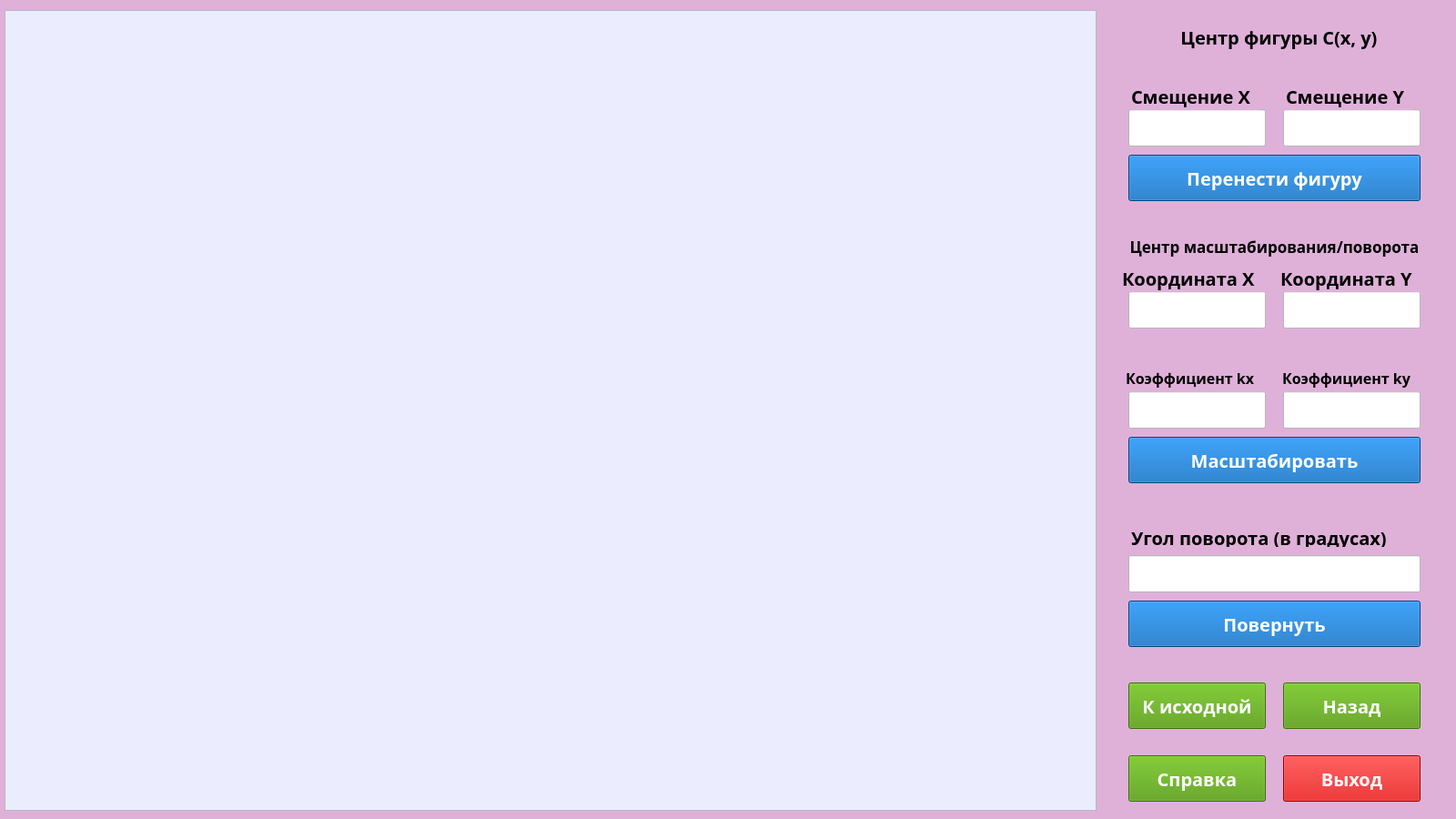
<?xml version="1.0" encoding="UTF-8"?>
<ui version="4.0">
 <class>MainWindow</class>
 <widget class="QMainWindow" name="MainWindow">
  <property name="geometry">
   <rect>
    <x>0</x>
    <y>0</y>
    <width>1600</width>
    <height>900</height>
   </rect>
  </property>
  <property name="windowTitle">
   <string>Преобразования фигуры</string>
  </property>
  <property name="styleSheet">
   <string notr="true">background-color: rgb(223, 177, 217);</string>
  </property>
  <widget class="QWidget" name="centralwidget">
   <property name="minimumSize">
    <size>
     <width>1600</width>
     <height>900</height>
    </size>
   </property>
   <property name="styleSheet">
    <string notr="true"/>
   </property>
   <widget class="QGraphicsView" name="canvas">
    <property name="geometry">
     <rect>
      <x>5</x>
      <y>11</y>
      <width>1200</width>
      <height>880</height>
     </rect>
    </property>
    <property name="styleSheet">
     <string notr="true">background-color: rgb(235, 237, 255);</string>
    </property>
    <property name="midLineWidth">
     <number>4</number>
    </property>
   </widget>
   <widget class="QPushButton" name="info_btn">
    <property name="geometry">
     <rect>
      <x>1240</x>
      <y>830</y>
      <width>151</width>
      <height>51</height>
     </rect>
    </property>
    <property name="font">
     <font>
      <family>KacstTitle</family>
      <pointsize>15</pointsize>
      <weight>75</weight>
      <bold>true</bold>
     </font>
    </property>
    <property name="styleSheet">
     <string notr="true">background-color: rgb(78, 154, 6);
color: rgb(255, 255, 255);</string>
    </property>
    <property name="text">
     <string>Справка</string>
    </property>
   </widget>
   <widget class="QPushButton" name="exit_btn">
    <property name="geometry">
     <rect>
      <x>1410</x>
      <y>830</y>
      <width>151</width>
      <height>51</height>
     </rect>
    </property>
    <property name="font">
     <font>
      <family>KacstTitle</family>
      <pointsize>15</pointsize>
      <weight>75</weight>
      <bold>true</bold>
     </font>
    </property>
    <property name="styleSheet">
     <string notr="true">background-color: rgb(205, 0, 0);
color: rgb(255, 255, 255);</string>
    </property>
    <property name="text">
     <string>Выход</string>
    </property>
   </widget>
   <widget class="QLineEdit" name="entry_dx">
    <property name="geometry">
     <rect>
      <x>1240</x>
      <y>120</y>
      <width>151</width>
      <height>41</height>
     </rect>
    </property>
    <property name="styleSheet">
     <string notr="true">background-color: rgb(255, 255, 255);</string>
    </property>
   </widget>
   <widget class="QLineEdit" name="entry_dy">
    <property name="geometry">
     <rect>
      <x>1410</x>
      <y>120</y>
      <width>151</width>
      <height>41</height>
     </rect>
    </property>
    <property name="styleSheet">
     <string notr="true">background-color: rgb(255, 255, 255);</string>
    </property>
   </widget>
   <widget class="QLineEdit" name="entry_cx">
    <property name="geometry">
     <rect>
      <x>1240</x>
      <y>320</y>
      <width>151</width>
      <height>41</height>
     </rect>
    </property>
    <property name="styleSheet">
     <string notr="true">background-color: rgb(255, 255, 255);</string>
    </property>
   </widget>
   <widget class="QLineEdit" name="entry_cy">
    <property name="geometry">
     <rect>
      <x>1410</x>
      <y>320</y>
      <width>151</width>
      <height>41</height>
     </rect>
    </property>
    <property name="styleSheet">
     <string notr="true">background-color: rgb(255, 255, 255);</string>
    </property>
   </widget>
   <widget class="QLineEdit" name="entry_kx">
    <property name="geometry">
     <rect>
      <x>1240</x>
      <y>430</y>
      <width>151</width>
      <height>41</height>
     </rect>
    </property>
    <property name="styleSheet">
     <string notr="true">background-color: rgb(255, 255, 255);</string>
    </property>
   </widget>
   <widget class="QLineEdit" name="entry_ky">
    <property name="geometry">
     <rect>
      <x>1410</x>
      <y>430</y>
      <width>151</width>
      <height>41</height>
     </rect>
    </property>
    <property name="styleSheet">
     <string notr="true">background-color: rgb(255, 255, 255);</string>
    </property>
   </widget>
   <widget class="QLineEdit" name="entry_angle">
    <property name="geometry">
     <rect>
      <x>1240</x>
      <y>610</y>
      <width>321</width>
      <height>41</height>
     </rect>
    </property>
    <property name="styleSheet">
     <string notr="true">background-color: rgb(255, 255, 255);</string>
    </property>
   </widget>
   <widget class="QPushButton" name="back_btn">
    <property name="geometry">
     <rect>
      <x>1410</x>
      <y>750</y>
      <width>151</width>
      <height>51</height>
     </rect>
    </property>
    <property name="font">
     <font>
      <family>KacstTitle</family>
      <pointsize>15</pointsize>
      <weight>75</weight>
      <bold>true</bold>
     </font>
    </property>
    <property name="styleSheet">
     <string notr="true">background-color: rgb(78, 154, 6);
color: rgb(255, 255, 255);</string>
    </property>
    <property name="text">
     <string>Назад</string>
    </property>
   </widget>
   <widget class="QPushButton" name="origin_btn">
    <property name="geometry">
     <rect>
      <x>1240</x>
      <y>750</y>
      <width>151</width>
      <height>51</height>
     </rect>
    </property>
    <property name="font">
     <font>
      <family>KacstTitle</family>
      <pointsize>15</pointsize>
      <weight>75</weight>
      <bold>true</bold>
     </font>
    </property>
    <property name="styleSheet">
     <string notr="true">background-color: rgb(78, 154, 6);
color: rgb(255, 255, 255);</string>
    </property>
    <property name="text">
     <string>К исходной</string>
    </property>
   </widget>
   <widget class="QPushButton" name="scale_btn">
    <property name="geometry">
     <rect>
      <x>1240</x>
      <y>480</y>
      <width>321</width>
      <height>51</height>
     </rect>
    </property>
    <property name="font">
     <font>
      <family>KacstTitle</family>
      <pointsize>15</pointsize>
      <weight>75</weight>
      <bold>true</bold>
     </font>
    </property>
    <property name="styleSheet">
     <string notr="true">color: rgb(255, 255, 255);
background-color: rgb(0, 95, 180);</string>
    </property>
    <property name="text">
     <string>Масштабировать</string>
    </property>
   </widget>
   <widget class="QPushButton" name="move_btn">
    <property name="geometry">
     <rect>
      <x>1240</x>
      <y>170</y>
      <width>321</width>
      <height>51</height>
     </rect>
    </property>
    <property name="font">
     <font>
      <family>KacstTitle</family>
      <pointsize>15</pointsize>
      <weight>75</weight>
      <bold>true</bold>
     </font>
    </property>
    <property name="styleSheet">
     <string notr="true">color: rgb(255, 255, 255);
background-color: rgb(0, 95, 180);</string>
    </property>
    <property name="text">
     <string>Перенести фигуру</string>
    </property>
   </widget>
   <widget class="QPushButton" name="rotate_btn">
    <property name="geometry">
     <rect>
      <x>1240</x>
      <y>660</y>
      <width>321</width>
      <height>51</height>
     </rect>
    </property>
    <property name="font">
     <font>
      <family>KacstTitle</family>
      <pointsize>15</pointsize>
      <weight>75</weight>
      <bold>true</bold>
     </font>
    </property>
    <property name="styleSheet">
     <string notr="true">color: rgb(255, 255, 255);
background-color: rgb(0, 95, 180);</string>
    </property>
    <property name="text">
     <string>Повернуть</string>
    </property>
   </widget>
   <widget class="QLabel" name="label_dx">
    <property name="geometry">
     <rect>
      <x>1243</x>
      <y>90</y>
      <width>141</width>
      <height>31</height>
     </rect>
    </property>
    <property name="font">
     <font>
      <family>KacstTitle</family>
      <pointsize>15</pointsize>
      <weight>75</weight>
      <bold>true</bold>
     </font>
    </property>
    <property name="text">
     <string>Смещение Х</string>
    </property>
   </widget>
   <widget class="QLabel" name="label_dy">
    <property name="geometry">
     <rect>
      <x>1413</x>
      <y>90</y>
      <width>141</width>
      <height>31</height>
     </rect>
    </property>
    <property name="font">
     <font>
      <family>KacstTitle</family>
      <pointsize>15</pointsize>
      <weight>75</weight>
      <bold>true</bold>
     </font>
    </property>
    <property name="text">
     <string>Смещение Y</string>
    </property>
   </widget>
   <widget class="QLabel" name="label_scale">
    <property name="geometry">
     <rect>
      <x>1220</x>
      <y>250</y>
      <width>361</width>
      <height>41</height>
     </rect>
    </property>
    <property name="font">
     <font>
      <family>KacstTitle</family>
      <pointsize>13</pointsize>
      <weight>75</weight>
      <bold>true</bold>
     </font>
    </property>
    <property name="text">
     <string>Центр масштабирования/поворота</string>
    </property>
    <property name="alignment">
     <set>Qt::AlignCenter</set>
    </property>
   </widget>
   <widget class="QLabel" name="label_cx">
    <property name="geometry">
     <rect>
      <x>1233</x>
      <y>290</y>
      <width>161</width>
      <height>31</height>
     </rect>
    </property>
    <property name="font">
     <font>
      <family>KacstTitle</family>
      <pointsize>15</pointsize>
      <weight>75</weight>
      <bold>true</bold>
     </font>
    </property>
    <property name="text">
     <string>Координата Х</string>
    </property>
   </widget>
   <widget class="QLabel" name="label_kx">
    <property name="geometry">
     <rect>
      <x>1237</x>
      <y>400</y>
      <width>161</width>
      <height>31</height>
     </rect>
    </property>
    <property name="font">
     <font>
      <family>KacstTitle</family>
      <pointsize>12</pointsize>
      <weight>75</weight>
      <bold>true</bold>
     </font>
    </property>
    <property name="text">
     <string>Коэффициент kx</string>
    </property>
   </widget>
   <widget class="QLabel" name="label_ky">
    <property name="geometry">
     <rect>
      <x>1409</x>
      <y>400</y>
      <width>161</width>
      <height>31</height>
     </rect>
    </property>
    <property name="font">
     <font>
      <family>KacstTitle</family>
      <pointsize>12</pointsize>
      <weight>75</weight>
      <bold>true</bold>
     </font>
    </property>
    <property name="text">
     <string>Коэффициент ky</string>
    </property>
   </widget>
   <widget class="QLabel" name="label_angle">
    <property name="geometry">
     <rect>
      <x>1243</x>
      <y>580</y>
      <width>321</width>
      <height>21</height>
     </rect>
    </property>
    <property name="font">
     <font>
      <family>KacstTitle</family>
      <pointsize>15</pointsize>
      <weight>75</weight>
      <bold>true</bold>
     </font>
    </property>
    <property name="text">
     <string>Угол поворота (в градусах)</string>
    </property>
   </widget>
   <widget class="QLabel" name="label_center">
    <property name="geometry">
     <rect>
      <x>1220</x>
      <y>20</y>
      <width>371</width>
      <height>41</height>
     </rect>
    </property>
    <property name="font">
     <font>
      <family>KacstTitle</family>
      <pointsize>15</pointsize>
      <weight>75</weight>
      <bold>true</bold>
     </font>
    </property>
    <property name="text">
     <string>Центр фигуры C(x, y)</string>
    </property>
    <property name="alignment">
     <set>Qt::AlignCenter</set>
    </property>
   </widget>
   <widget class="QLabel" name="label_cy">
    <property name="geometry">
     <rect>
      <x>1407</x>
      <y>290</y>
      <width>161</width>
      <height>31</height>
     </rect>
    </property>
    <property name="font">
     <font>
      <family>KacstTitle</family>
      <pointsize>15</pointsize>
      <weight>75</weight>
      <bold>true</bold>
     </font>
    </property>
    <property name="text">
     <string>Координата Y</string>
    </property>
   </widget>
  </widget>
 </widget>
 <resources/>
 <connections/>
</ui>
